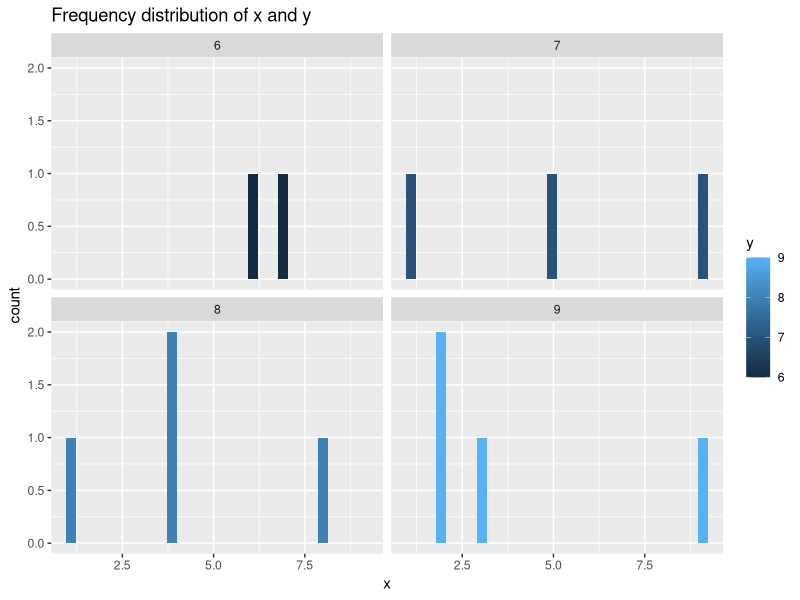

Reproduce this figure in R.
## ---- chunk 1
## Load the necessary libraries
library(car)
library(ggplot2)

## Create two variables
x <- c(1,6,5,2,8,9,7,4,1,2,3,9,4)
y <- c(8,6,7,9,8,9,6,8,7,9,9,7,8)

## Test if the variances are equal
var.test(x, y)

## Create an IF statement to handle the difference between equal and unequal variances
if (var.test(x, y)$p.value < 0.05) {

## The variances are significantly different
t.test(x, y, var.equal = FALSE)
print(paste("The variances are significantly different. The p-value is", var.test(x, y)$p.value))

## Determine if the two samples are significantly different
if (t.test(x, y)$p.value < 0.05) {
print("The two samples are significantly different.")
} else {
print("The two samples are not significantly different.")
}
} else {

## The variances are not significantly different
t.test(x, y)
print(paste("The variances are not significantly different. The p-value is", var.test(x, y)$p.value))

## Determine if the two samples are significantly different
if (t.test(x, y)$p.value < 0.05) {
print("The two samples are significantly different.")
} else {
print("The two samples are not significantly different.")
}
}

# Plot the frequency distributions of x and y in the same chart
ggplot(data.frame(x, y), aes(x, fill = y)) +
  geom_histogram() +
  ggtitle("Frequency distribution of x and y") +
  facet_wrap(~y)
